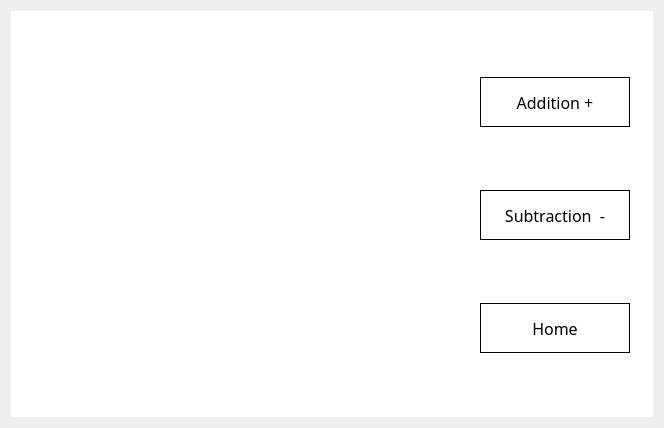
<?xml version="1.0" encoding="UTF-8"?>
<ui version="4.0">
 <class>Dialog</class>
 <widget class="QDialog" name="Dialog">
  <property name="geometry">
   <rect>
    <x>0</x>
    <y>0</y>
    <width>664</width>
    <height>428</height>
   </rect>
  </property>
  <property name="windowTitle">
   <string>Dialog</string>
  </property>
  <layout class="QHBoxLayout" name="horizontalLayout_2">
   <item>
    <widget class="QFrame" name="frame">
     <property name="minimumSize">
      <size>
       <width>0</width>
       <height>350</height>
      </size>
     </property>
     <property name="styleSheet">
      <string notr="true">background-color: rgb(255, 255, 255);</string>
     </property>
     <property name="frameShape">
      <enum>QFrame::NoFrame</enum>
     </property>
     <property name="frameShadow">
      <enum>QFrame::Raised</enum>
     </property>
     <widget class="QLabel" name="label">
      <property name="geometry">
       <rect>
        <x>40</x>
        <y>100</y>
        <width>371</width>
        <height>61</height>
       </rect>
      </property>
      <property name="font">
       <font>
        <pointsize>48</pointsize>
       </font>
      </property>
      <property name="text">
       <string/>
      </property>
      <property name="pixmap">
       <pixmap>../../resources/select_your.png</pixmap>
      </property>
      <property name="scaledContents">
       <bool>true</bool>
      </property>
     </widget>
     <widget class="QFrame" name="frame_2">
      <property name="geometry">
       <rect>
        <x>460</x>
        <y>0</y>
        <width>200</width>
        <height>410</height>
       </rect>
      </property>
      <property name="minimumSize">
       <size>
        <width>0</width>
        <height>0</height>
       </size>
      </property>
      <property name="maximumSize">
       <size>
        <width>200</width>
        <height>16777215</height>
       </size>
      </property>
      <property name="styleSheet">
       <string notr="true">background-color: rgb(255, 255, 255);</string>
      </property>
      <property name="frameShape">
       <enum>QFrame::NoFrame</enum>
      </property>
      <property name="frameShadow">
       <enum>QFrame::Raised</enum>
      </property>
      <layout class="QVBoxLayout" name="verticalLayout">
       <item>
        <widget class="QPushButton" name="p_plusBtn">
         <property name="maximumSize">
          <size>
           <width>150</width>
           <height>50</height>
          </size>
         </property>
         <property name="font">
          <font>
           <family>Microsoft JhengHei</family>
           <pointsize>12</pointsize>
          </font>
         </property>
         <property name="styleSheet">
          <string notr="true">QPushButton{	
color: rgb(0, 0, 0);	background-color: rgb(255, 255, 255);
border:1px solid;
}
QPushButton:hover{
	color: rgb(255, 255, 255);
	background-color: rgb(0,0,0);
}</string>
         </property>
         <property name="text">
          <string>Addition +</string>
         </property>
        </widget>
       </item>
       <item>
        <widget class="QPushButton" name="p_minusBtn">
         <property name="maximumSize">
          <size>
           <width>150</width>
           <height>50</height>
          </size>
         </property>
         <property name="font">
          <font>
           <family>Microsoft JhengHei</family>
           <pointsize>12</pointsize>
          </font>
         </property>
         <property name="styleSheet">
          <string notr="true">QPushButton{	
color: rgb(0, 0, 0);	background-color: rgb(255, 255, 255);
border:1px solid;
}
QPushButton:hover{
	color: rgb(255, 255, 255);
	background-color: rgb(0,0,0);
}</string>
         </property>
         <property name="text">
          <string>Subtraction  -</string>
         </property>
        </widget>
       </item>
       <item>
        <widget class="QPushButton" name="p_multiplyBtn">
         <property name="maximumSize">
          <size>
           <width>150</width>
           <height>50</height>
          </size>
         </property>
         <property name="font">
          <font>
           <family>Microsoft JhengHei</family>
           <pointsize>12</pointsize>
          </font>
         </property>
         <property name="styleSheet">
          <string notr="true">QPushButton{	
color: rgb(0, 0, 0);	background-color: rgb(255, 255, 255);
border:1px solid;
}
QPushButton:hover{
	color: rgb(255, 255, 255);
	background-color: rgb(0,0,0);
}</string>
         </property>
         <property name="text">
          <string>Home</string>
         </property>
        </widget>
       </item>
      </layout>
     </widget>
     <widget class="QLabel" name="label_2">
      <property name="geometry">
       <rect>
        <x>120</x>
        <y>170</y>
        <width>241</width>
        <height>51</height>
       </rect>
      </property>
      <property name="font">
       <font>
        <pointsize>48</pointsize>
       </font>
      </property>
      <property name="text">
       <string/>
      </property>
      <property name="pixmap">
       <pixmap>../../resources/subject.png</pixmap>
      </property>
      <property name="scaledContents">
       <bool>true</bool>
      </property>
     </widget>
    </widget>
   </item>
  </layout>
 </widget>
 <resources/>
 <connections/>
</ui>
